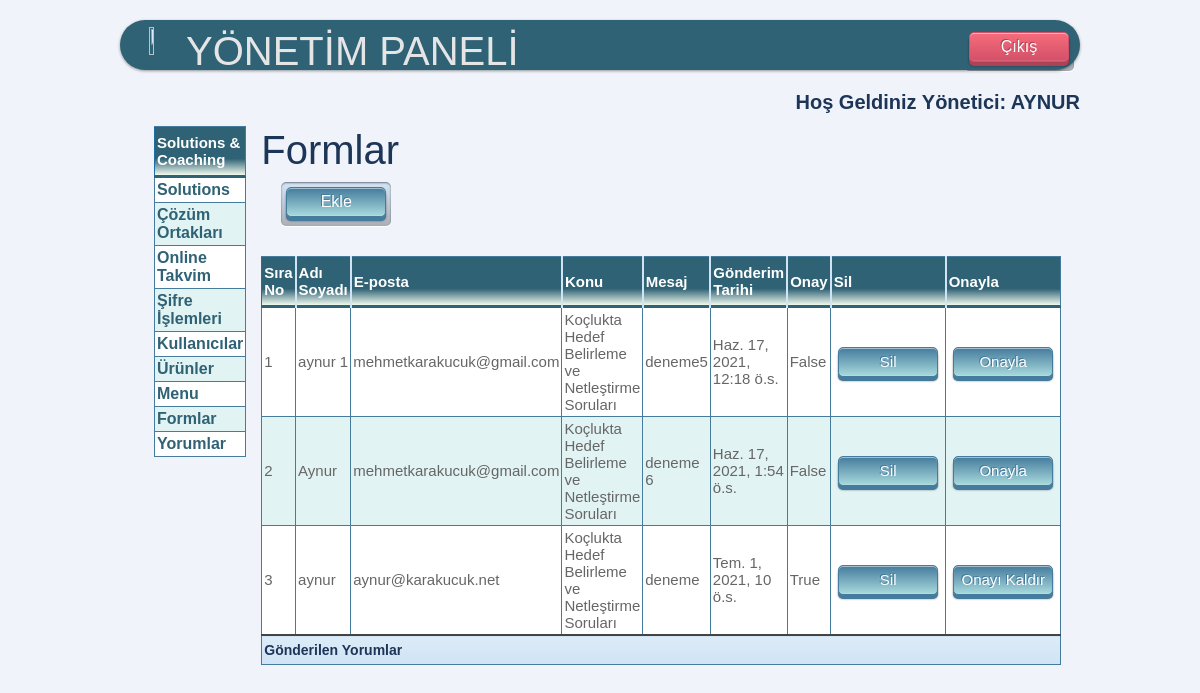
Page /yonetim/yorum/ (signed in) on the committed database.
### mysite/models.py (models this page shows)
class Yorum(models.Model):
    adsoyad = models.CharField(max_length=100, verbose_name="Ad Soyad")
    eposta = models.EmailField()
    tel = models.CharField(max_length=100, verbose_name="Telefon Numarası")
    konu = models.CharField(max_length=100, verbose_name="Konu")
    mesaj = models.CharField(max_length=100, verbose_name="Mesaj")
    olus_tarih = models.DateTimeField()
    durum = models.BooleanField(blank=True, null=True, verbose_name='Durum')
    onay = models.BooleanField(blank=True, null=True, verbose_name='Onay')

### mysite/views.py (the view)
# urls.py: path('yonetim/yorum/', views.yorum_liste),
@login_required(login_url=settings.LOGIN_URL)
def yorum_liste(request):
    yorum = Yorum.objects.all().order_by('olus_tarih')
    context = {'yorumlar': yorum}
    return render(request, 'yonetim/yorum/liste.html', context)

### mysite/templates/yonetim/Yorum/liste.html (shortened to what this page needs)
{% extends "yonetim/base.html" %}
{% block baslik %}Formlar{% endblock %}
{% block content %}
<div class="sol">
    {% if request.user.is_superuser %}
        <button type="button" onclick="btn_git()" class="push_button blue">Ekle</button>
    {% else %}
        <p></p>
    {% endif %}
</div>
<div>
</div>
<table class="blueTable" style="margin-top: 50px;">
    <thead>
    <tr>
        <th>Sıra No</th>
        <th>Adı Soyadı</th>
        <th>E-posta</th>
        <th>Konu</th>
        <th>Mesaj</th>
        <th>Gönderim Tarihi</th>
        <th>Onay</th>
        <th>Sil</th>
        <th>Onayla</th>
    </tr>
    </thead>
    <tfoot>
    <td colspan="9" style="height:30px; color:#1D3557">Gönderilen Yorumlar</td>
    </tfoot>
    <tbody>
        {% for yorum in yorumlar %}
        <tr>
        <td>{{forloop.counter}}</td>
        <td>{{yorum.adsoyad}}</td>
        <td>{{yorum.eposta}}</td>
        <td>{{yorum.konu}}</td>
        <td>{{yorum.mesaj|safe}}</td>
        <td>{{yorum.olus_tarih}}</td>
        <td>{{yorum.onay}}</td>
        <td><a href="/yonetim/yorum/sil/{{ yorum.id }}"><button class="push_button blue">Sil</button></a> </td>
        <td>
            {% if yorum.onay %}
            <a href="/yonetim/yorum/duzenle/{{ yorum.id }}">
                <button class="push_button blue">Onayı Kaldır</button>
            </a>
            {% else %}
            <a href="/yonetim/yorum/duzenle/{{ yorum.id }}">
                <button class="push_button blue">Onayla</button>
            </a>
            {% endif %}
        </td>
        </tr>
        {% endfor %}
    </tbody>
</table>
{% endblock %}

### mysite/templates/yonetim/base.html (shortened to what this page needs)
{% load static %}
<html xmlns="http://www.w3.org/1999/html" xmlns="http://www.w3.org/1999/html" >
<head>
    <link href="https://cdn.jsdelivr.net/npm/bootstrap@5.0.0-beta1/dist/css/bootstrap.min.css" rel="stylesheet">
    <link href="{% static 'style.css' %}" rel="stylesheet" type="text/css" />
</head>
<body>
<div id="banner1">
        <div class="sol">
            <img src="/static/img/logo5.png" style="text-align: center; width: 50%; height: 80%; image-rendering: pixelated; margin">
        </div>
        <h1 style="color:#e5e5e5;" class="sol">YÖNETİM PANELİ</h1>
        <div class="sag">
            <button type="button" onclick="btn_cik()" class="push_button red"   >Çıkış</button>
        </div>
</div>
<div class="sag" style="font-weight: bold; color: #1D3557; margin-top:20px;">
    {% if request.user.is_superuser %}
        <label style="font-size:20px;" >Hoş Geldiniz Yönetici:</label>
        <label style="text-transform: uppercase; font-size:20px;"> {{request.user.username}} </label>
    {% else %}
        <label style="font-size:20px;" >Hoş Geldiniz Kullanıcı:</label>
        <label style="text-transform: uppercase; font-size:20px;">{{request.user.username}} </label>
    {% endif %}
</div>
<div style="width: 95%;" class="container" >
    <table class="blueTable" cellpadding="10" style="height:300px;">
            <thead><th>Solutions & Coaching </th></thead>
            <tr><th style=""><a href="/yonetim/solutions/"> Solutions</a></th></tr>
            <tr><th><a href="/yonetim/ekip/">Çözüm Ortakları</a></th></tr>
            <tr><th><a href="/yonetim/onlinetakvim/">Online Takvim</a></th></tr>
            <tr><th><a href="/sifre/">Şifre İşlemleri</a></th></tr>
            <tr><th><a href = "/yonetim/kullanici">Kullanıcılar</a> </th></tr>
            <tr><th><a href = "/yonetim/urun">Ürünler</a> </th></tr>
            <tr><th><a href = "/yonetim/menu">Menu</a> </th></tr>
            <tr><th><a href = "/yonetim/form">Formlar</a> </th></tr>
            <tr><th><a href = "/yonetim/yorum">Yorumlar</a> </th></tr>
    </table>
    <div>
        <h1 style="color: #1D3557">{%block baslik%}{% endblock%}</h1>
        {% block content %}{% endblock %}
    </div>
</div>
</body>
</html>

### rows in the picture
Yorum: adsoyad "aynur 1", eposta "mehmetkarakucuk@gmail.com", konu "Koçlukta Hedef Belirleme ve Netleştirme Soruları", mesaj "deneme5", olus_tarih "Haz. 17, 2021, 12:18 ö.s.", onay "False"
Yorum: adsoyad "Aynur", eposta "mehmetkarakucuk@gmail.com", konu "Koçlukta Hedef Belirleme ve Netleştirme Soruları", mesaj "deneme 6", olus_tarih "Haz. 17, 2021, 1:54 ö.s.", onay "False"
Yorum: adsoyad "aynur", eposta "aynur@karakucuk.net", konu "Koçlukta Hedef Belirleme ve Netleştirme Soruları", mesaj "deneme", olus_tarih "Tem. 1, 2021, 10 ö.s.", onay "True"

### other values in the picture
{{ request.user.username }} "AYNUR"
